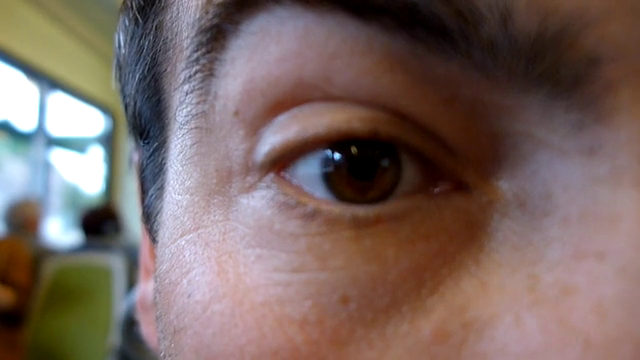
#> input picture frame 15 of alistirmalar1/15.1 eye_motion.mp4.mp4, 640 x 360 px, given in place of the camera
$ python video_ustune_cizim.py
#> lines starting #> are read from the running program, lines starting #| are printed output that depends on the picture; after the words box and inside, x2 and y2 are one past the last pixel; in counts of white or black regions, pixels touching at a corner belong together
import cv2
import os

cap = cv2.VideoCapture(0, cv2.CAP_DSHOW)

file_name = "C:\\Users\\Nihat\\OneDrive\\Masaüstü\\ARTEK\\webcam.avi"
codec = cv2.VideoWriter_fourcc('W', 'M', 'V', '2')
frame_rate = 30
resolution = (640, 480)
video_output = cv2.VideoWriter(file_name, codec, frame_rate, resolution)

frame_count = 0
save_dir = "C:\\Users\\Nihat\\OneDrive\\Masaüstü\\ARTEK\\captured_frames"

if not os.path.exists(save_dir):
    os.makedirs(save_dir)

while True:
    ret, frame = cap.read()
#> frame is the input picture: shape (360, 640, 3); mean B, G, R 97.9, 102.8, 121.2
    if not ret:
        print("Kamera akışı alınamıyor!")
        break

    frame = cv2.flip(frame, 1)
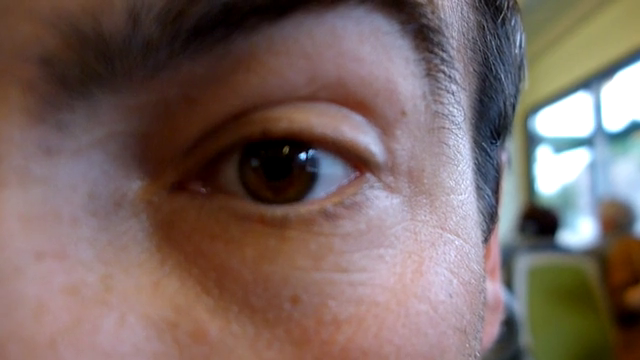
#> frame: shape (360, 640, 3); mean B, G, R 97.9, 102.8, 121.2

    top_left = (100,100)
    bottom_right = (300,300)
    renk = (0, 255, 0) #yeşil renk
    kalinlik = 2
    cv2.rectangle(frame, top_left, bottom_right, renk, kalinlik)
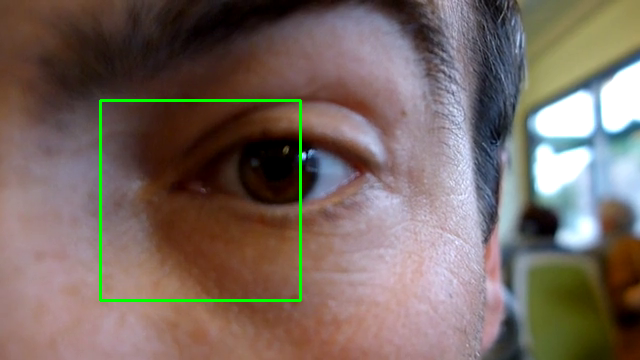
#> frame: shape (360, 640, 3); 1.04% of pixels changed, all inside (x1, y1, x2, y2) = (99, 99, 302, 302)

    video_output.write(frame)

    cv2.imshow("Webcam Live", frame)

    key = cv2.waitKey(1) & 0xFF
#> (key Esc is pressed here)

    if key == ord('n'):
        img_path = os.path.join(save_dir, f"frame_{frame_count}.png")
        cv2.imwrite(img_path, frame)
        print(f"Kare kaydedildi: {img_path}")
        frame_count += 1

    elif key == ord('l'):
        print("Uygulama kapatılıyor...")
        break

video_output.release()
cap.release()
cv2.destroyAllWindows()

$ run again, starting later in the video
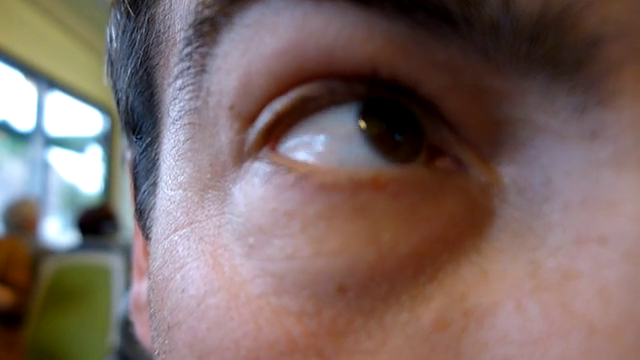
#> input picture frame 70 of alistirmalar1/15.1 eye_motion.mp4.mp4, 640 x 360 px, given in place of the camera
#> frame is the input picture: shape (360, 640, 3); mean B, G, R 100.5, 104.8, 123.9
#> `frame = cv2.flip(frame, 1)`:
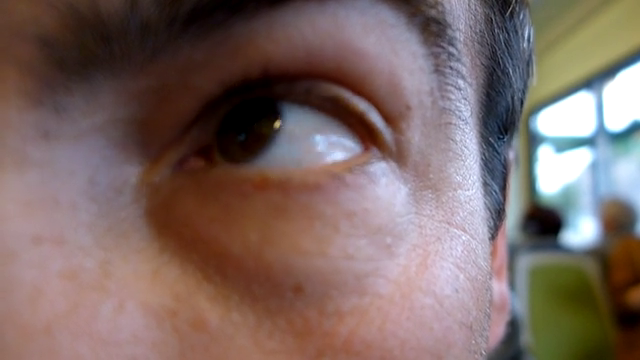
#> frame: shape (360, 640, 3); mean B, G, R 100.5, 104.8, 123.9
#> `cv2.rectangle(frame, top_left, bottom_right, renk, kalinlik)`:
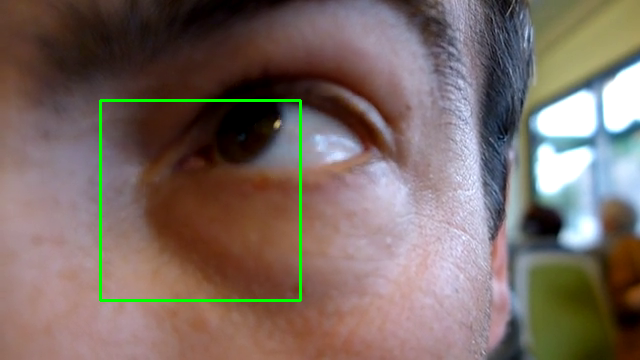
#> frame: shape (360, 640, 3); 1.04% of pixels changed, all inside (x1, y1, x2, y2) = (99, 99, 302, 302)

$ run again, starting later in the video
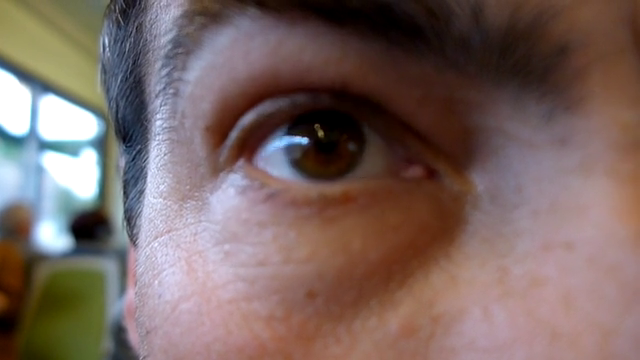
#> input picture frame 124 of alistirmalar1/15.1 eye_motion.mp4.mp4, 640 x 360 px, given in place of the camera
#> frame is the input picture: shape (360, 640, 3); mean B, G, R 97.7, 102, 121.5
#> `frame = cv2.flip(frame, 1)`:
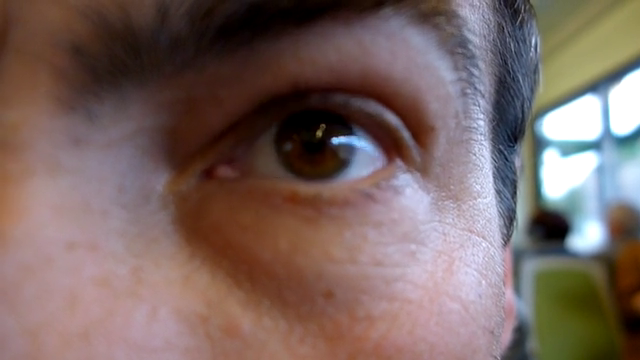
#> frame: shape (360, 640, 3); mean B, G, R 97.7, 102, 121.5
#> `cv2.rectangle(frame, top_left, bottom_right, renk, kalinlik)`:
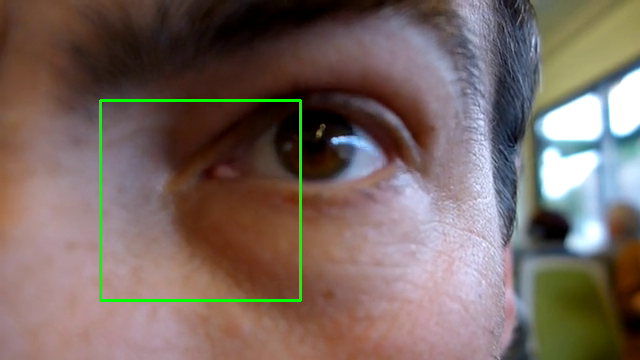
#> frame: shape (360, 640, 3); 1.04% of pixels changed, all inside (x1, y1, x2, y2) = (99, 99, 302, 302)
